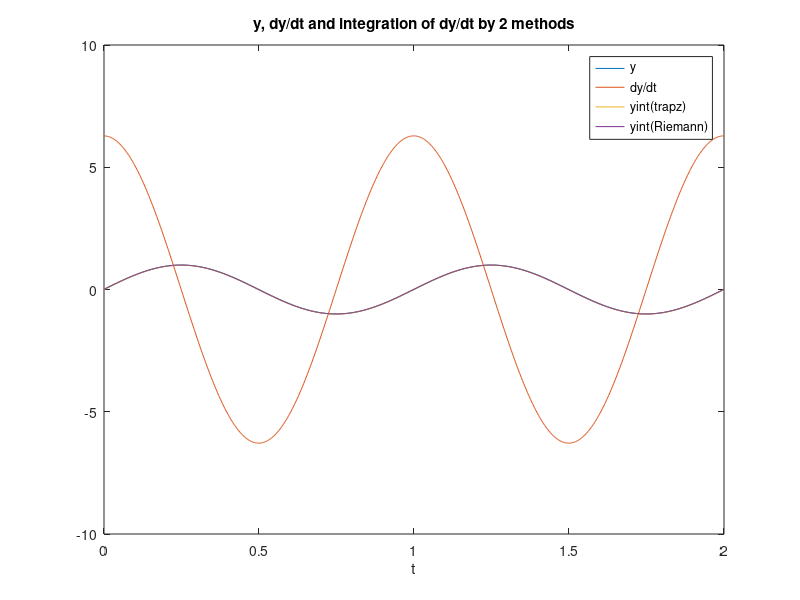
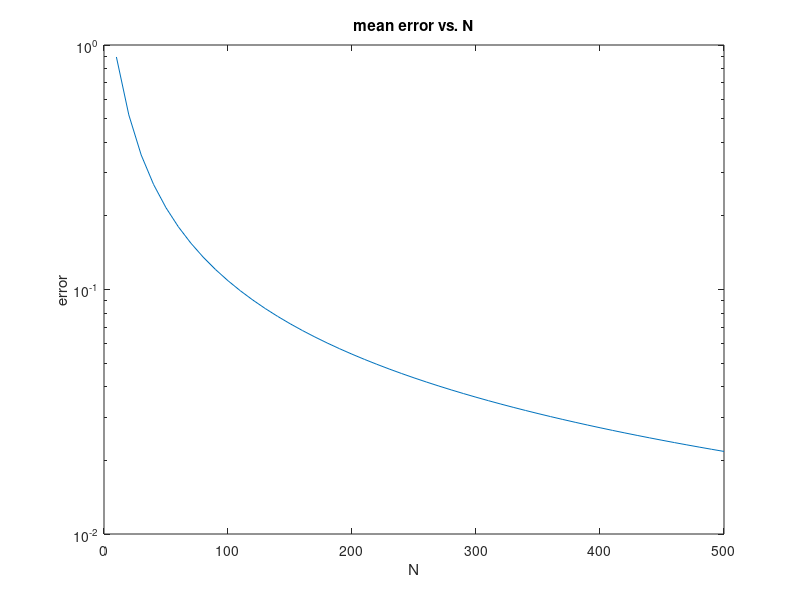

The MATLAB source for these figures, in order:
% calculate first order derivative and integrate
clc
clear all
close all

% calculate for single N:
N = 1e3;
dt = 2/N;
t = (0:dt:2)';
y = sin(2*pi*t);
% derivate:
dydt = diff(y)/dt;
dydt(N+1) = dydt(N);
% integrate:
yint_trapz = cumtrapz(t,dydt);
yint_Riemann = cumsum(dydt)*dt;
% calc error:
err = norm(y-yint_trapz)/norm(y)
% plots 
plot(t,y,t,dydt,t,yint_trapz,t,yint_Riemann)
xlabel('t')
legend('y','dy/dt','yint(trapz)','yint(Riemann)');
title('y, dy/dt and integration of dy/dt by 2 methods')

% calculate error for various N's:
N = 10:10:500;
for k=1:length(N)
    dt = 2/N(k);
    t = (0:dt:2)';
    y = sin(2*pi*t);
    dydt = diff(y)/dt;
    dydt(N(k)+1) = dydt(N(k));
    yint_trapz = cumtrapz(t,dydt);
    e(k) = norm(y-yint_trapz)/norm(y);   
end;
figure;
semilogy(N,e)
xlabel('N')
ylabel('error')
title('mean error vs. N')